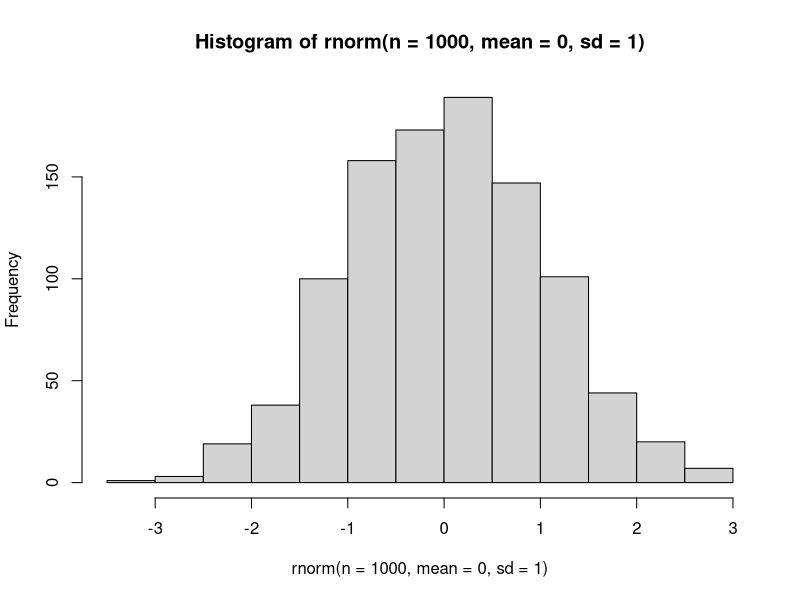
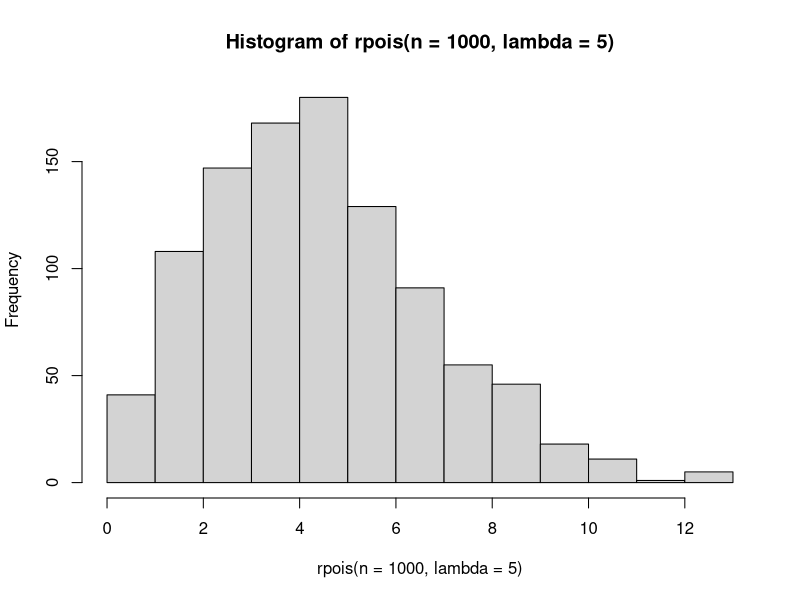
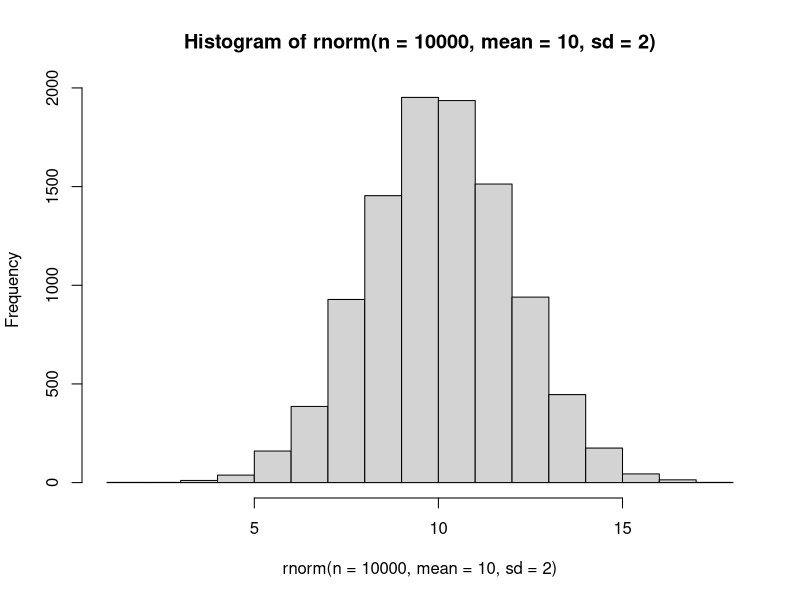
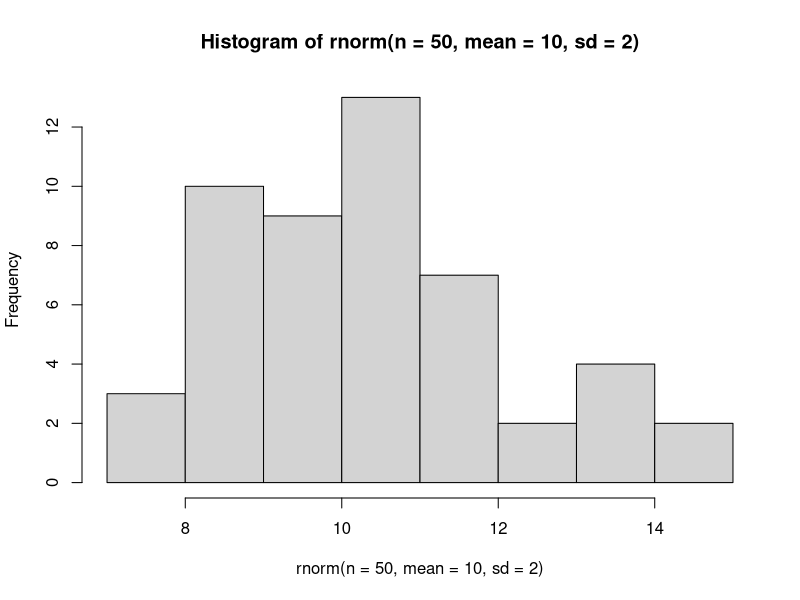
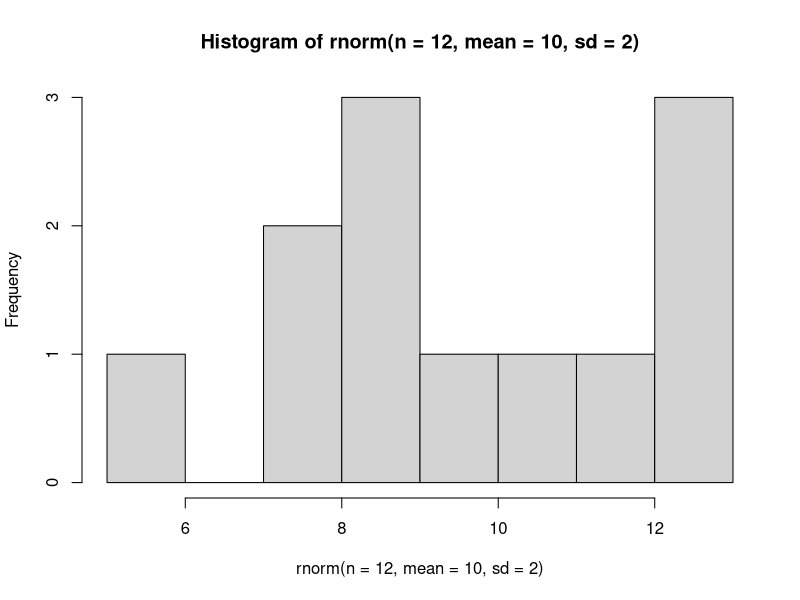
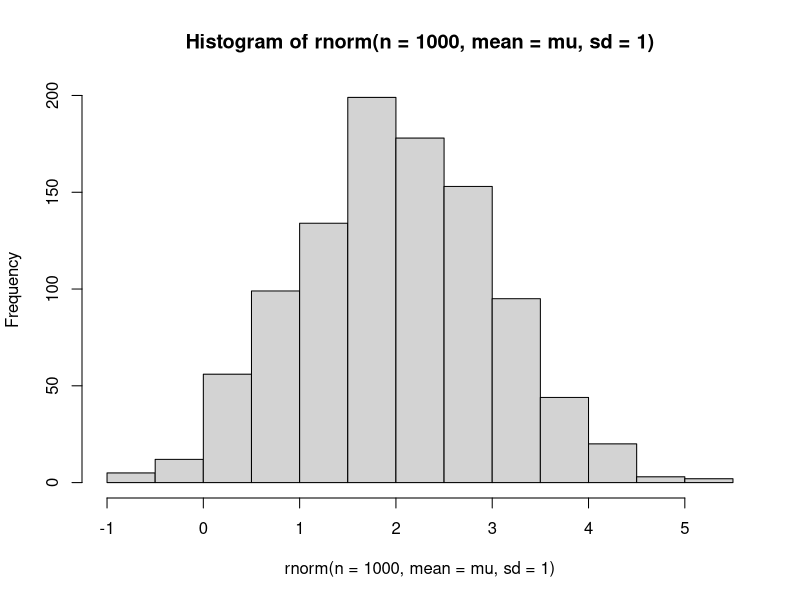
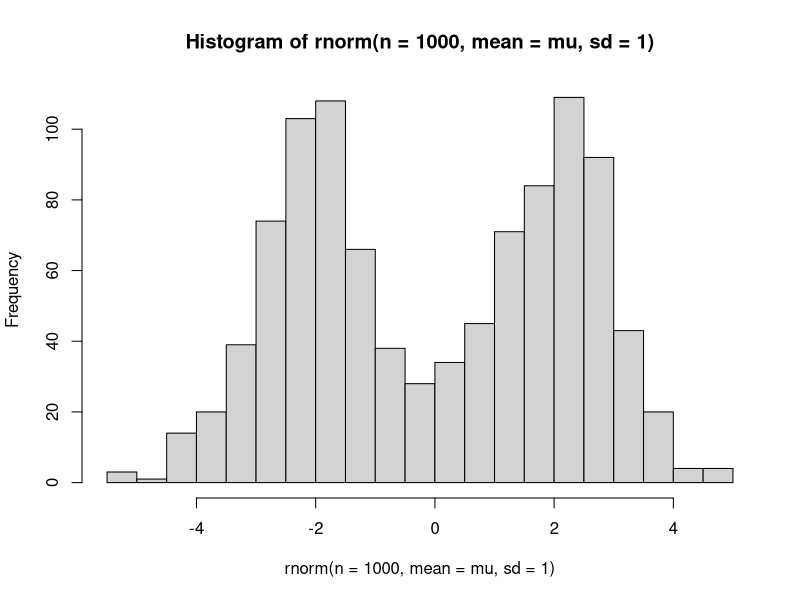
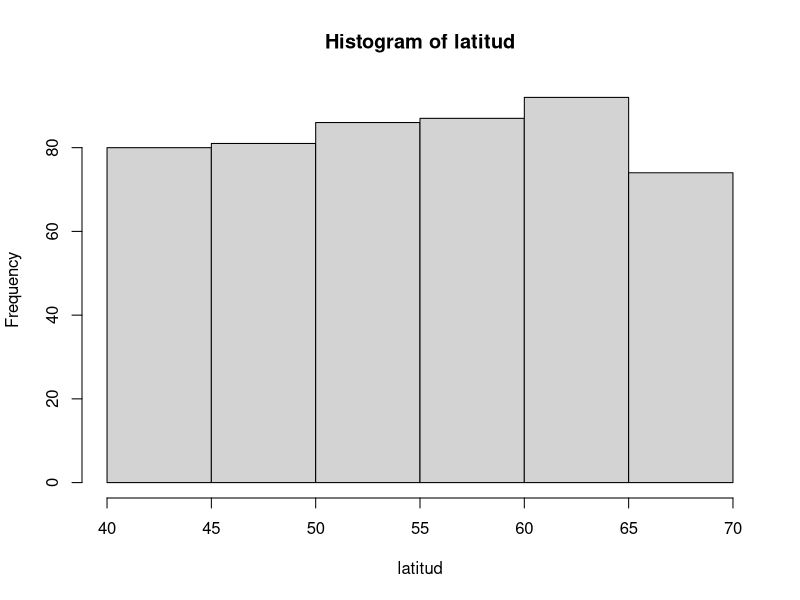

Reproduce these figures in R, in order.
#########################################################################
# Introducción a los Modelos Lineales: fundamentos teóricos y prácticos #
# Universidad del País Vasco, octubre-noviembre 2025                    #
#########################################################################

############################################
# MÓDULO 1: INTRODUCCIÓN A LA MODELIZACIÓN #
############################################

# 1.1) LAS SIMULACIONES COMO UN LABORATORIO
# El lenguaje R nos ofrece multitud de distribuciones de probabilidad. 
help(Distributions)

# Todas ellas vienen asociadas con una serie de funciones con distintos fines:
# dnorm(x, mean, sd): "probabilidad" en el punto x
# pnorm(q, mean, sd): probabilidad acumulada en el punto q
# rnorm(n, mean, sd): generación de números n aleatorios
# A nosotros la que más nos interesa ahora es rnorm(n, mean, sd). Esta función
# permite simular n números aleatorios extraídos de una distribución normal con
# media "mean" y desviación estándar "sd"
rnorm(n=5, mean=0, sd=1)
rnorm(n=5, mean=30, sd=5)

# Ejercicio 1) Simular números aleatorios de variables con las que he trabajado
# utilizando las distribuciones Normal/Gaussiana, de Poisson, Binomial, y
# Uniforme. Explorar los números generados, así como distintos valores para los
# parámetros.
rnorm(n=1000, mean=0, sd=1)
rpois(n=100, lambda=4.5)
rbinom(n=100, size=1, prob=0.5)
rbinom(n=100, size=1, prob=1) # Tooos los valores son 1
rpois(n=100, lambda=-4) # Lambda debe ser >0 # Importante para el futuro
rbinom(n=100, size=1, prob=1.3) # 0 < p < 1  # Importante para el futuro

# Ejercicio 2) Visualizar los histogramas.
hist(rnorm(n=1000, mean=0, sd=1))
hist(rpois(n=1000, lambda=5))
hist(rnorm(n=10000, mean=10, sd=2))
hist(rnorm(n=50, mean=10, sd=2))
hist(rnorm(n=12, mean=10, sd=2))

# Ejercicio 3) Estudiar el efecto de diferentes tamaños muestrales.

# Ejercicio 4) Con los números aleatorios generados a partir de una distribución
# Normal/Gaussiana, estimar la meadia mean() y la desviación estándar sd().
# Estudiar el efecto del tamaño muestral.
mi_muestra <- rnorm(n=10000, mean=10, sd=2)
mean(mi_muestra)
sd(mi_muestra)

mi_muestra2 <- rnorm(n=10, mean=10, sd=2)
mean(mi_muestra2)
sd(mi_muestra2)

# Ejercicio 5) Intentar ajustar un modelo lineal que recupere la media y la
# desviación estándar de una muestra de números aleatorios obtenidos de una
# distribución Normal/Gaussiana. Entender el efecto de diferentes tamaños
# muestrales
df <- data.frame(mi_muestra <- rnorm(n=10000, mean=10, sd=2))
summary(lm(mi_muestra ~ 1, data = df))
summary(glm(mi_muestra ~ 1, data = df))
sigma(glm(mi_muestra ~ 1, data = df))

#########################
# 1.2) EL MODELO LINEAL #
#########################

# Ejercicio 0) Simular una distribución normal con una y dos medias diferentes.
mu <- rep(2, 1000)
hist(rnorm(n=1000, mean = mu, sd = 1), breaks = 20)

mu <- rep(c(-2,2), each = 500)
hist(rnorm(n=1000, mean = mu, sd = 1), breaks = 20)

# Ejercicio 1) Vamos a simular 500 observaciones de una distribución uniforme 
# entre 40 y 70 que interpretaremos como nuestra variable predictora, "latitud".
latitud <- runif(500, 40, 70)
hist(latitud, breaks=10)
mean(latitud)

# Ahora utilizaremos esta variable para intorducirla en el predictor lineal y
# generar así otros 500 valores, que no serán otra cosa que las medias de las
# distribuciones normales que generarán la variable respuesta. Antes, tengo que
# dar valores a los parámetros beta0 y beta1
b0 <- -4
b1 <- 0.8
mu <- b0 + b1*latitud

# Finalmente, simularemos nuestra variable respuesta como 500 valores aleatorios
# obtenidos de una distribución normal, solo que esta vez, en lugar de darle una
# única media, le daremos 500 diferentes, las creadas con nuestro predictor
# lineal. También daremos un valor a la desviación estándar.
sigma_normal <- 3
peso <- rnorm(500, mean = mu, sd = sigma_normal)

# Guardamos los datos en un data.frame
lobo <- data.frame(peso = peso, latitud = latitud)

# Ejercicio 2) Ajustar un modelo lineal con los datos simulados e interpretar
# los parámetros. ¿Qué significan los estimates? ¿Cuántos parámetros estamos
# estimando?

m1 <- glm(peso ~ latitud, family = "gaussian", data = lobo)
summary(m1)
sigma(m1)

plot(x=latitud, y=peso)
abline(m1, lwd = 2, col = "darkred")

peso_predicho <- -3.58010 + 0.79362*latitud
peso50 <- -3.58010 + 0.79362*50
-3.58010 + 0.79362*60 # peso a latitud 60
-3.58010 + 0.79362*40 # peso a latitud 40

res_m1 <- residuals(m1)
hist(res_m1)
mean(res_m1)

# Ejercicio 3) Propuesto. Simular nuestra propia variable predictora, un 
# predictor lineal, y ajustar un modelo lineal. Probar con diferentes tamaños
# muestrales (10, 100, 1000).
library(tidyverse)
lobo_subsample <- sample_n(lobo, 10)

m1_subsample <- glm(peso ~ latitud, family = "gaussian", data = lobo_subsample)
summary(m1_subsample)
sigma(m1_subsample)

# Efecto de una sigma mayor
sigma_normal2 <- 10
peso2 <- rnorm(500, mean = mu, sd = sigma_normal2)
lobo2 <- data.frame(peso = peso2, latitud = latitud)

m2 <- glm(peso ~ latitud, family = "gaussian", data = lobo2)
summary(m2)
sigma(m2)


# Ejercicio 4) Sobre el p-valor...
p_valores<- NA

for (i in 1:1000){
  n <- 30
  b0 <- 0; b1 <- 0 # bajo H0 verdadera: no hay efecto del predictor!
  x <- rnorm(n)
  mu <- b0 + b1*x
  y <- rnorm(n, mean = mu, sd = 1)
  mod <- lm(y ~ x)
  p_valores[i] <- summary(mod)$coefficients[2, 4]
  print(i)
}
mean(p_valores < 0.05)


# Ejercicio 5) Sobre el tamaño del efecto...
n <- 600
# peso ~ perimetro_cabeza + estatura
perimetro_cabeza_cm <- rnorm(n, 55, 2)
estatura_cm <- rnorm(n, 170, 10)


b0 <- 5     # Intercepto
b1 <- 0.6   # Efecto de perímetro de la cabeza
b2 <- 0.5   # Efecto de la estatura
sigma <- 3

mu <- b0 + b1*perimetro_cabeza_cm + b2*estatura_cm
peso <- rnorm(n, mu, sigma)

estatura_m  <- estatura_cm / 100
dat <- data.frame(peso, perimetro_cabeza_cm, estatura_cm, estatura_m)

m_m  <- lm(peso ~ scale(perimetro_cabeza_cm) + scale(estatura_m), data = dat)
m_cm <- lm(peso ~ perimetro_cabeza_cm + estatura_cm, data = dat)

summary(m_m)$coef
summary(m_cm)$coef

# Ejercicio 6) Plots diagnóstico.
plot(m1)

# Ejercicio 7) Bondad de ajuste.

summary(m1)$deviance        # Deviance del modelo
summary(m1)$null.deviance   # Deviance del modelo nulo (solo intercepto)

1 - (m1$deviance / m1$null.deviance)

# Ejercicio 8) Modelo con heterogeneidad no modelada.
X1 <- runif(500, 40, 70)
X2 <- runif(500, 40, 70)

b0 <- -4
b1 <- 0.5
b2 <- -0.7
mu <- b0 + b1*X1 + b2*X2

sigma_normal <- 3
respuesta <- rnorm(500, mean = mu, sd = sigma_normal)

datos <- data.frame(respuesta = respuesta, X1 = X1, X2 = X2)

m2 <- glm(respuesta ~ X1, family = "gaussian", data = datos)
summary(m2)
sigma(m2)

plot(x=X1, y=respuesta)
abline(m2, lwd = 2, col = "darkred")

res_m2 <- residuals(m2)
hist(res_m2)

plot(m2)

summary(m2)$deviance        
summary(m2)$null.deviance   

1 - (m2$deviance / m2$null.deviance)
